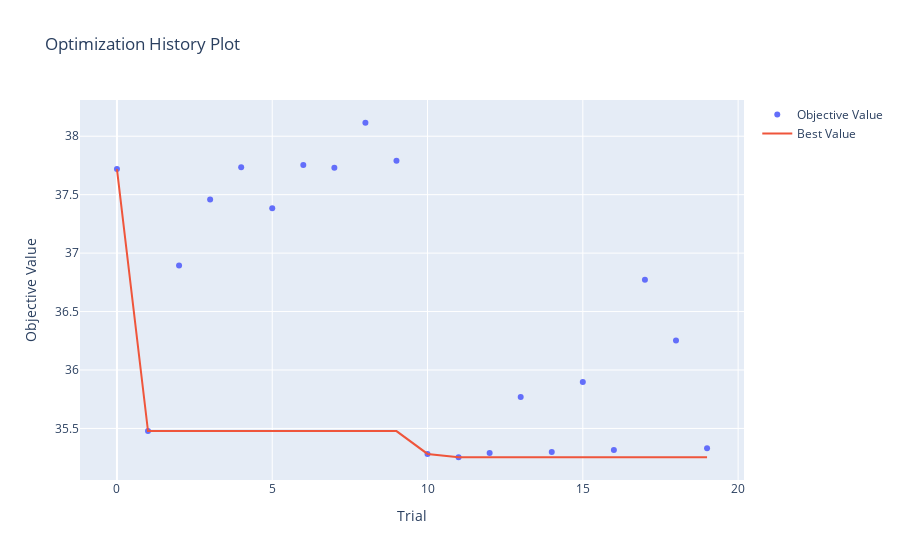
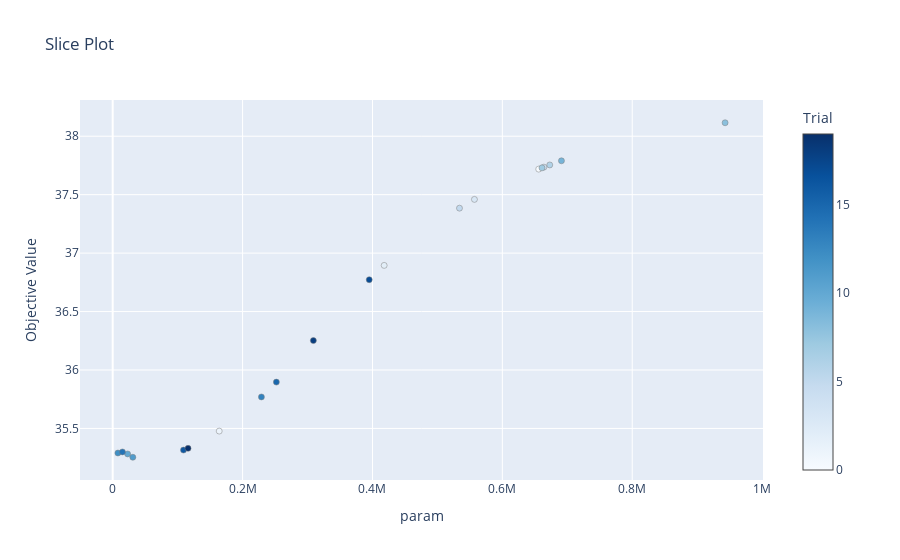
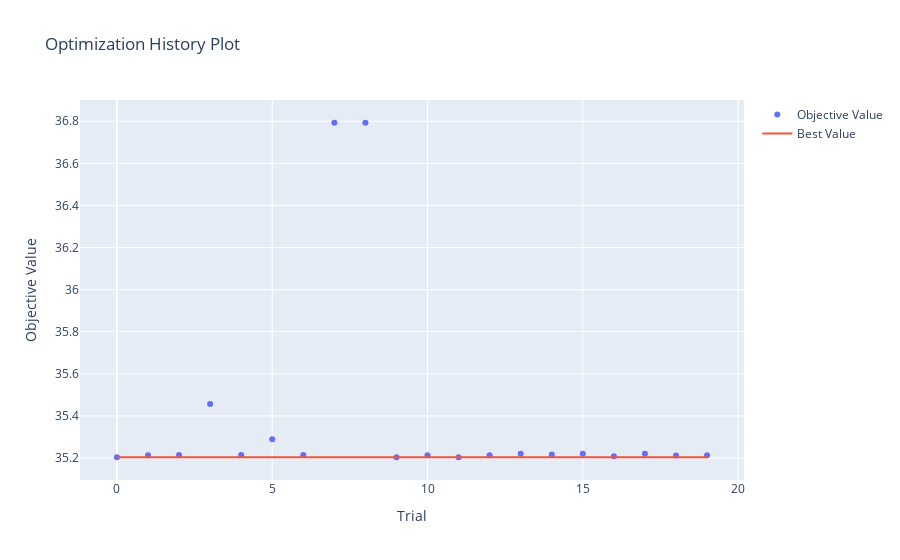
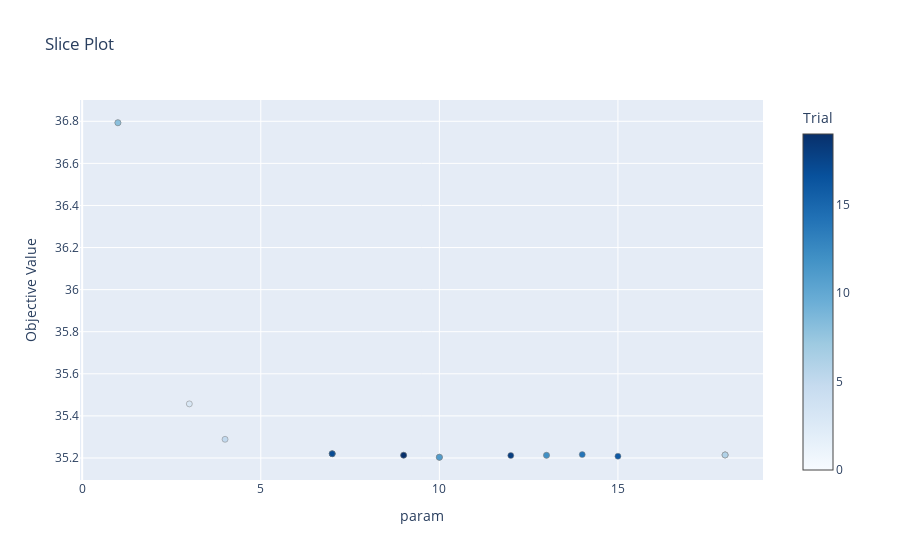

Notebook code for these charts, in order:
### Markdown cell above
#### Optimize methods individually

### Code cell
studies = inv_utils.optimize_regional_loop(20, **kwargs)

### Figure 1 — Plotly figure (JSON) as saved in the notebook; plotly's stock layout.template omitted (floating-point values rounded to 4 significant figures)
{"data": [{"mode": "markers", "name": "Objective Value", "type": "scatter", "x": [0, 1, 2, 3, 4, 5, 6, 7, 8, 9, 10, 11, 12, 13, 14, 15, 16, 17, 18, 19], "y": [37.72, 35.48, 36.89, 37.46, 37.74, 37.38, 37.75, 37.73, 38.12, 37.79, 35.28, 35.25, 35.29, 35.77, 35.3, 35.9, 35.32, 36.77, 36.25, 35.33]}, {"name": "Best Value", "type": "scatter", "x": [0, 1, 2, 3, 4, 5, 6, 7, 8, 9, 10, 11, 12, 13, 14, 15, 16, 17, 18, 19], "y": [37.72, 35.48, 35.48, 35.48, 35.48, 35.48, 35.48, 35.48, 35.48, 35.48, 35.28, 35.25, 35.25, 35.25, 35.25, 35.25, 35.25, 35.25, 35.25, 35.25]}], "layout": {"title": {"text": "Optimization History Plot"}, "xaxis": {"title": {"text": "Trial"}}, "yaxis": {"title": {"text": "Objective Value"}}}}

### Figure 2 — Plotly figure (JSON) as saved in the notebook; plotly's stock layout.template omitted (floating-point values rounded to 4 significant figures)
{"data": [{"marker": {"color": [0, 1, 2, 3, 4, 5, 6, 7, 8, 9, 10, 11, 12, 13, 14, 15, 16, 17, 18, 19], "colorbar": {"title": {"text": "Trial"}, "x": 1, "xpad": 40}, "colorscale": [[0, "rgb(247,251,255)"], [0.125, "rgb(222,235,247)"], [0.25, "rgb(198,219,239)"], [0.375, "rgb(158,202,225)"], [0.5, "rgb(107,174,214)"], [0.625, "rgb(66,146,198)"], [0.75, "rgb(33,113,181)"], [0.875, "rgb(8,81,156)"], [1, "rgb(8,48,107)"]], "line": {"color": "Grey", "width": 0.5}}, "mode": "markers", "showlegend": false, "type": "scatter", "x": [656000, 164000, 418000, 557000, 664000, 534000, 673000, 661000, 943000, 691000, 23000, 31000, 8000, 229000, 15000, 252000, 109000, 395000, 309000, 116000], "y": [37.72, 35.48, 36.89, 37.46, 37.74, 37.38, 37.75, 37.73, 38.12, 37.79, 35.28, 35.25, 35.29, 35.77, 35.3, 35.9, 35.32, 36.77, 36.25, 35.33]}], "layout": {"title": {"text": "Slice Plot"}, "xaxis": {"title": {"text": "param"}}, "yaxis": {"title": {"text": "Objective Value"}}}}

### Figure 3 — Plotly figure (JSON) as saved in the notebook; plotly's stock layout.template omitted (floating-point values rounded to 4 significant figures)
{"data": [{"mode": "markers", "name": "Objective Value", "type": "scatter", "x": [0, 1, 2, 3, 4, 5, 6, 7, 8, 9, 10, 11, 12, 13, 14, 15, 16, 17, 18, 19], "y": [35.2, 35.21, 35.21, 35.46, 35.21, 35.29, 35.21, 36.79, 36.79, 35.2, 35.21, 35.2, 35.21, 35.22, 35.22, 35.22, 35.21, 35.22, 35.21, 35.21]}, {"name": "Best Value", "type": "scatter", "x": [0, 1, 2, 3, 4, 5, 6, 7, 8, 9, 10, 11, 12, 13, 14, 15, 16, 17, 18, 19], "y": [35.2, 35.2, 35.2, 35.2, 35.2, 35.2, 35.2, 35.2, 35.2, 35.2, 35.2, 35.2, 35.2, 35.2, 35.2, 35.2, 35.2, 35.2, 35.2, 35.2]}], "layout": {"title": {"text": "Optimization History Plot"}, "xaxis": {"title": {"text": "Trial"}}, "yaxis": {"title": {"text": "Objective Value"}}}}

### Figure 4 — Plotly figure (JSON) as saved in the notebook; plotly's stock layout.template omitted (floating-point values rounded to 4 significant figures)
{"data": [{"marker": {"color": [0, 1, 2, 3, 4, 5, 6, 7, 8, 9, 10, 11, 12, 13, 14, 15, 16, 17, 18, 19], "colorbar": {"title": {"text": "Trial"}, "x": 1, "xpad": 40}, "colorscale": [[0, "rgb(247,251,255)"], [0.125, "rgb(222,235,247)"], [0.25, "rgb(198,219,239)"], [0.375, "rgb(158,202,225)"], [0.5, "rgb(107,174,214)"], [0.625, "rgb(66,146,198)"], [0.75, "rgb(33,113,181)"], [0.875, "rgb(8,81,156)"], [1, "rgb(8,48,107)"]], "line": {"color": "Grey", "width": 0.5}}, "mode": "markers", "showlegend": false, "type": "scatter", "x": [10, 13, 18, 3, 18, 4, 18, 1, 1, 10, 9, 10, 13, 7, 14, 7, 15, 7, 12, 9], "y": [35.2, 35.21, 35.21, 35.46, 35.21, 35.29, 35.21, 36.79, 36.79, 35.2, 35.21, 35.2, 35.21, 35.22, 35.22, 35.22, 35.21, 35.22, 35.21, 35.21]}], "layout": {"title": {"text": "Slice Plot"}, "xaxis": {"title": {"text": "param"}}, "yaxis": {"title": {"text": "Objective Value"}}}}
